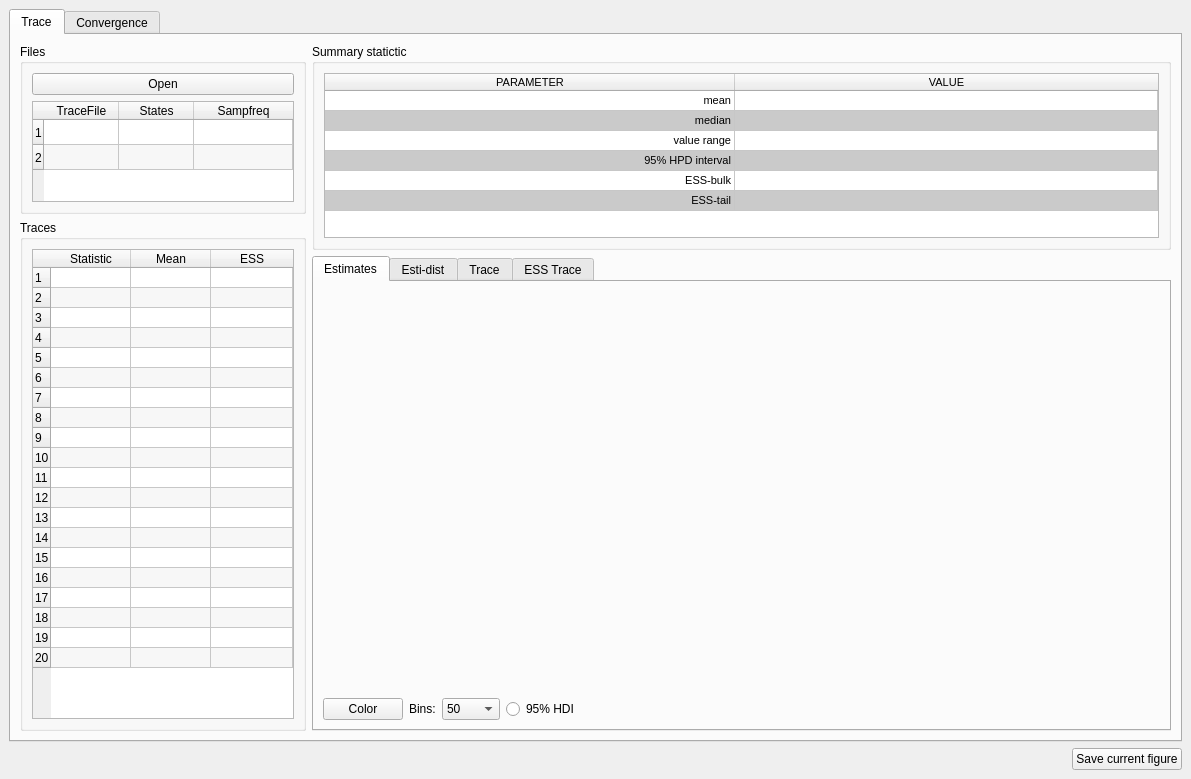
<?xml version="1.0" encoding="UTF-8"?>
<ui version="4.0">
 <class>MCMCTracer</class>
 <widget class="QMainWindow" name="MCMCTracer">
  <property name="geometry">
   <rect>
    <x>0</x>
    <y>0</y>
    <width>1191</width>
    <height>779</height>
   </rect>
  </property>
  <property name="minimumSize">
   <size>
    <width>1187</width>
    <height>762</height>
   </size>
  </property>
  <property name="windowTitle">
   <string>MCMCTracer</string>
  </property>
  <widget class="QWidget" name="centralwidget">
   <layout class="QVBoxLayout" name="verticalLayout_4">
    <item>
     <widget class="QTabWidget" name="tabWidget1">
      <property name="currentIndex">
       <number>0</number>
      </property>
      <widget class="QWidget" name="tab">
       <attribute name="title">
        <string>Trace</string>
       </attribute>
       <layout class="QVBoxLayout" name="verticalLayout_10">
        <item>
         <layout class="QHBoxLayout" name="horizontalLayout_7" stretch="1,3">
          <item>
           <layout class="QVBoxLayout" name="verticalLayout" stretch="4,12">
            <item>
             <widget class="QGroupBox" name="groupBox">
              <property name="title">
               <string>Files</string>
              </property>
              <layout class="QVBoxLayout" name="verticalLayout_15">
               <item>
                <layout class="QGridLayout" name="gridLayout">
                 <item row="2" column="0" colspan="2">
                  <widget class="QTableWidget" name="tableWidget1">
                   <property name="acceptDrops">
                    <bool>true</bool>
                   </property>
                   <property name="sizeAdjustPolicy">
                    <enum>QAbstractScrollArea::AdjustToContents</enum>
                   </property>
                   <property name="dragEnabled">
                    <bool>true</bool>
                   </property>
                   <property name="dragDropMode">
                    <enum>QAbstractItemView::DragDrop</enum>
                   </property>
                   <property name="defaultDropAction">
                    <enum>Qt::IgnoreAction</enum>
                   </property>
                   <property name="alternatingRowColors">
                    <bool>true</bool>
                   </property>
                   <property name="selectionBehavior">
                    <enum>QAbstractItemView::SelectRows</enum>
                   </property>
                   <attribute name="horizontalHeaderMinimumSectionSize">
                    <number>15</number>
                   </attribute>
                   <attribute name="horizontalHeaderDefaultSectionSize">
                    <number>75</number>
                   </attribute>
                   <attribute name="horizontalHeaderShowSortIndicator" stdset="0">
                    <bool>false</bool>
                   </attribute>
                   <attribute name="horizontalHeaderStretchLastSection">
                    <bool>true</bool>
                   </attribute>
                   <attribute name="verticalHeaderMinimumSectionSize">
                    <number>15</number>
                   </attribute>
                   <attribute name="verticalHeaderDefaultSectionSize">
                    <number>25</number>
                   </attribute>
                   <attribute name="verticalHeaderStretchLastSection">
                    <bool>false</bool>
                   </attribute>
                   <row>
                    <property name="text">
                     <string>1</string>
                    </property>
                   </row>
                   <row>
                    <property name="text">
                     <string>2</string>
                    </property>
                   </row>
                   <column>
                    <property name="text">
                     <string>TraceFile</string>
                    </property>
                   </column>
                   <column>
                    <property name="text">
                     <string>States</string>
                    </property>
                   </column>
                   <column>
                    <property name="text">
                     <string>Sampfreq</string>
                    </property>
                   </column>
                  </widget>
                 </item>
                 <item row="0" column="0" colspan="2">
                  <widget class="QPushButton" name="pushButton_2">
                   <property name="acceptDrops">
                    <bool>true</bool>
                   </property>
                   <property name="text">
                    <string>Open</string>
                   </property>
                   <property name="icon">
                    <iconset resource="../myRes.qrc">
                     <normaloff>:/picture/resourses/Open_folder_add_512px_1186192_easyicon.net.png</normaloff>:/picture/resourses/Open_folder_add_512px_1186192_easyicon.net.png</iconset>
                   </property>
                  </widget>
                 </item>
                </layout>
               </item>
              </layout>
             </widget>
            </item>
            <item>
             <widget class="QGroupBox" name="groupBox_2">
              <property name="title">
               <string>Traces</string>
              </property>
              <layout class="QHBoxLayout" name="horizontalLayout">
               <item>
                <widget class="QTableWidget" name="tableWidget2">
                 <property name="acceptDrops">
                  <bool>true</bool>
                 </property>
                 <property name="sizeAdjustPolicy">
                  <enum>QAbstractScrollArea::AdjustToContents</enum>
                 </property>
                 <property name="dragEnabled">
                  <bool>true</bool>
                 </property>
                 <property name="dragDropMode">
                  <enum>QAbstractItemView::DragDrop</enum>
                 </property>
                 <property name="alternatingRowColors">
                  <bool>true</bool>
                 </property>
                 <property name="selectionMode">
                  <enum>QAbstractItemView::SingleSelection</enum>
                 </property>
                 <property name="selectionBehavior">
                  <enum>QAbstractItemView::SelectRows</enum>
                 </property>
                 <attribute name="horizontalHeaderMinimumSectionSize">
                  <number>15</number>
                 </attribute>
                 <attribute name="horizontalHeaderDefaultSectionSize">
                  <number>80</number>
                 </attribute>
                 <attribute name="horizontalHeaderStretchLastSection">
                  <bool>true</bool>
                 </attribute>
                 <attribute name="verticalHeaderMinimumSectionSize">
                  <number>15</number>
                 </attribute>
                 <attribute name="verticalHeaderDefaultSectionSize">
                  <number>20</number>
                 </attribute>
                 <row>
                  <property name="text">
                   <string>1</string>
                  </property>
                 </row>
                 <row>
                  <property name="text">
                   <string>2</string>
                  </property>
                 </row>
                 <row>
                  <property name="text">
                   <string>3</string>
                  </property>
                 </row>
                 <row>
                  <property name="text">
                   <string>4</string>
                  </property>
                 </row>
                 <row>
                  <property name="text">
                   <string>5</string>
                  </property>
                 </row>
                 <row>
                  <property name="text">
                   <string>6</string>
                  </property>
                 </row>
                 <row>
                  <property name="text">
                   <string>7</string>
                  </property>
                 </row>
                 <row>
                  <property name="text">
                   <string>8</string>
                  </property>
                 </row>
                 <row>
                  <property name="text">
                   <string>9</string>
                  </property>
                 </row>
                 <row>
                  <property name="text">
                   <string>10</string>
                  </property>
                 </row>
                 <row>
                  <property name="text">
                   <string>11</string>
                  </property>
                 </row>
                 <row>
                  <property name="text">
                   <string>12</string>
                  </property>
                 </row>
                 <row>
                  <property name="text">
                   <string>13</string>
                  </property>
                 </row>
                 <row>
                  <property name="text">
                   <string>14</string>
                  </property>
                 </row>
                 <row>
                  <property name="text">
                   <string>15</string>
                  </property>
                 </row>
                 <row>
                  <property name="text">
                   <string>16</string>
                  </property>
                 </row>
                 <row>
                  <property name="text">
                   <string>17</string>
                  </property>
                 </row>
                 <row>
                  <property name="text">
                   <string>18</string>
                  </property>
                 </row>
                 <row>
                  <property name="text">
                   <string>19</string>
                  </property>
                 </row>
                 <row>
                  <property name="text">
                   <string>20</string>
                  </property>
                 </row>
                 <column>
                  <property name="text">
                   <string>Statistic</string>
                  </property>
                 </column>
                 <column>
                  <property name="text">
                   <string>Mean</string>
                  </property>
                 </column>
                 <column>
                  <property name="text">
                   <string>ESS</string>
                  </property>
                 </column>
                </widget>
               </item>
              </layout>
             </widget>
            </item>
           </layout>
          </item>
          <item>
           <layout class="QVBoxLayout" name="verticalLayout_7" stretch="10,23">
            <item>
             <widget class="QGroupBox" name="groupBox_3">
              <property name="title">
               <string>Summary statictic</string>
              </property>
              <layout class="QHBoxLayout" name="horizontalLayout_2">
               <item>
                <widget class="QTableWidget" name="tableWidget3">
                 <property name="font">
                  <font>
                   <pointsize>8</pointsize>
                  </font>
                 </property>
                 <property name="acceptDrops">
                  <bool>true</bool>
                 </property>
                 <property name="layoutDirection">
                  <enum>Qt::LeftToRight</enum>
                 </property>
                 <property name="sizeAdjustPolicy">
                  <enum>QAbstractScrollArea::AdjustToContents</enum>
                 </property>
                 <property name="dragDropMode">
                  <enum>QAbstractItemView::DragDrop</enum>
                 </property>
                 <property name="alternatingRowColors">
                  <bool>true</bool>
                 </property>
                 <property name="selectionBehavior">
                  <enum>QAbstractItemView::SelectRows</enum>
                 </property>
                 <property name="rowCount">
                  <number>6</number>
                 </property>
                 <attribute name="horizontalHeaderCascadingSectionResizes">
                  <bool>true</bool>
                 </attribute>
                 <attribute name="horizontalHeaderMinimumSectionSize">
                  <number>100</number>
                 </attribute>
                 <attribute name="horizontalHeaderDefaultSectionSize">
                  <number>410</number>
                 </attribute>
                 <attribute name="horizontalHeaderShowSortIndicator" stdset="0">
                  <bool>false</bool>
                 </attribute>
                 <attribute name="horizontalHeaderStretchLastSection">
                  <bool>true</bool>
                 </attribute>
                 <attribute name="verticalHeaderVisible">
                  <bool>false</bool>
                 </attribute>
                 <attribute name="verticalHeaderMinimumSectionSize">
                  <number>20</number>
                 </attribute>
                 <attribute name="verticalHeaderDefaultSectionSize">
                  <number>20</number>
                 </attribute>
                 <row>
                  <property name="text">
                   <string/>
                  </property>
                 </row>
                 <row>
                  <property name="text">
                   <string/>
                  </property>
                 </row>
                 <row>
                  <property name="text">
                   <string/>
                  </property>
                 </row>
                 <row>
                  <property name="text">
                   <string/>
                  </property>
                 </row>
                 <row>
                  <property name="text">
                   <string/>
                  </property>
                 </row>
                 <row>
                  <property name="text">
                   <string/>
                  </property>
                 </row>
                 <column>
                  <property name="text">
                   <string>PARAMETER</string>
                  </property>
                 </column>
                 <column>
                  <property name="text">
                   <string>VALUE</string>
                  </property>
                 </column>
                 <item row="0" column="0">
                  <property name="text">
                   <string>mean</string>
                  </property>
                  <property name="textAlignment">
                   <set>AlignTrailing|AlignVCenter</set>
                  </property>
                 </item>
                 <item row="0" column="1">
                  <property name="text">
                   <string/>
                  </property>
                 </item>
                 <item row="1" column="0">
                  <property name="text">
                   <string>median</string>
                  </property>
                  <property name="textAlignment">
                   <set>AlignTrailing|AlignVCenter</set>
                  </property>
                  <property name="background">
                   <brush brushstyle="SolidPattern">
                    <color alpha="255">
                     <red>202</red>
                     <green>202</green>
                     <blue>202</blue>
                    </color>
                   </brush>
                  </property>
                 </item>
                 <item row="1" column="1">
                  <property name="text">
                   <string/>
                  </property>
                  <property name="background">
                   <brush brushstyle="SolidPattern">
                    <color alpha="255">
                     <red>202</red>
                     <green>202</green>
                     <blue>202</blue>
                    </color>
                   </brush>
                  </property>
                 </item>
                 <item row="2" column="0">
                  <property name="text">
                   <string>value range</string>
                  </property>
                  <property name="textAlignment">
                   <set>AlignTrailing|AlignVCenter</set>
                  </property>
                 </item>
                 <item row="2" column="1">
                  <property name="text">
                   <string/>
                  </property>
                 </item>
                 <item row="3" column="0">
                  <property name="text">
                   <string>95% HPD interval</string>
                  </property>
                  <property name="textAlignment">
                   <set>AlignTrailing|AlignVCenter</set>
                  </property>
                  <property name="background">
                   <brush brushstyle="SolidPattern">
                    <color alpha="255">
                     <red>202</red>
                     <green>202</green>
                     <blue>202</blue>
                    </color>
                   </brush>
                  </property>
                 </item>
                 <item row="3" column="1">
                  <property name="text">
                   <string/>
                  </property>
                  <property name="background">
                   <brush brushstyle="SolidPattern">
                    <color alpha="255">
                     <red>202</red>
                     <green>202</green>
                     <blue>202</blue>
                    </color>
                   </brush>
                  </property>
                 </item>
                 <item row="4" column="0">
                  <property name="text">
                   <string>ESS-bulk</string>
                  </property>
                  <property name="textAlignment">
                   <set>AlignTrailing|AlignVCenter</set>
                  </property>
                 </item>
                 <item row="4" column="1">
                  <property name="text">
                   <string/>
                  </property>
                 </item>
                 <item row="5" column="0">
                  <property name="text">
                   <string>ESS-tail</string>
                  </property>
                  <property name="textAlignment">
                   <set>AlignTrailing|AlignVCenter</set>
                  </property>
                  <property name="background">
                   <brush brushstyle="SolidPattern">
                    <color alpha="255">
                     <red>202</red>
                     <green>202</green>
                     <blue>202</blue>
                    </color>
                   </brush>
                  </property>
                 </item>
                 <item row="5" column="1">
                  <property name="text">
                   <string/>
                  </property>
                  <property name="background">
                   <brush brushstyle="SolidPattern">
                    <color alpha="255">
                     <red>202</red>
                     <green>202</green>
                     <blue>202</blue>
                    </color>
                   </brush>
                  </property>
                 </item>
                </widget>
               </item>
              </layout>
             </widget>
            </item>
            <item>
             <widget class="QTabWidget" name="widget5">
              <property name="currentIndex">
               <number>0</number>
              </property>
              <widget class="QWidget" name="tab_3">
               <attribute name="title">
                <string>Estimates</string>
               </attribute>
               <layout class="QHBoxLayout" name="horizontalLayout_6">
                <item>
                 <layout class="QVBoxLayout" name="verticalLayout_3" stretch="20,1">
                  <item>
                   <widget class="QWidget" name="widget1" native="true"/>
                  </item>
                  <item>
                   <layout class="QHBoxLayout" name="horizontalLayout_5">
                    <item>
                     <widget class="QPushButton" name="pushButton_color_1">
                      <property name="text">
                       <string>Color</string>
                      </property>
                     </widget>
                    </item>
                    <item>
                     <widget class="QLabel" name="label">
                      <property name="text">
                       <string>Bins:</string>
                      </property>
                     </widget>
                    </item>
                    <item>
                     <widget class="QComboBox" name="comboBox_bin">
                      <property name="currentText">
                       <string>50</string>
                      </property>
                      <item>
                       <property name="text">
                        <string>50</string>
                       </property>
                      </item>
                      <item>
                       <property name="text">
                        <string>10</string>
                       </property>
                      </item>
                      <item>
                       <property name="text">
                        <string>20</string>
                       </property>
                      </item>
                      <item>
                       <property name="text">
                        <string>100</string>
                       </property>
                      </item>
                      <item>
                       <property name="text">
                        <string>200</string>
                       </property>
                      </item>
                      <item>
                       <property name="text">
                        <string>1000</string>
                       </property>
                      </item>
                     </widget>
                    </item>
                    <item>
                     <widget class="QRadioButton" name="radioButton">
                      <property name="text">
                       <string>95% HDI</string>
                      </property>
                     </widget>
                    </item>
                    <item>
                     <spacer name="horizontalSpacer">
                      <property name="orientation">
                       <enum>Qt::Horizontal</enum>
                      </property>
                      <property name="sizeHint" stdset="0">
                       <size>
                        <width>40</width>
                        <height>20</height>
                       </size>
                      </property>
                     </spacer>
                    </item>
                   </layout>
                  </item>
                 </layout>
                </item>
               </layout>
              </widget>
              <widget class="QWidget" name="tab_6">
               <attribute name="title">
                <string>Esti-dist</string>
               </attribute>
               <layout class="QVBoxLayout" name="verticalLayout_13">
                <item>
                 <layout class="QVBoxLayout" name="verticalLayout_11" stretch="20,1">
                  <item>
                   <widget class="QWidget" name="widget4" native="true"/>
                  </item>
                  <item>
                   <layout class="QHBoxLayout" name="horizontalLayout_8">
                    <item>
                     <widget class="QPushButton" name="pushButton_color_3">
                      <property name="text">
                       <string>Color</string>
                      </property>
                     </widget>
                    </item>
                    <item>
                     <spacer name="horizontalSpacer_3">
                      <property name="orientation">
                       <enum>Qt::Horizontal</enum>
                      </property>
                      <property name="sizeHint" stdset="0">
                       <size>
                        <width>40</width>
                        <height>20</height>
                       </size>
                      </property>
                     </spacer>
                    </item>
                   </layout>
                  </item>
                 </layout>
                </item>
               </layout>
              </widget>
              <widget class="QWidget" name="tab_4">
               <attribute name="title">
                <string>Trace</string>
               </attribute>
               <layout class="QVBoxLayout" name="verticalLayout_6">
                <item>
                 <layout class="QVBoxLayout" name="verticalLayout_5" stretch="20,1">
                  <item>
                   <widget class="QWidget" name="widget2" native="true"/>
                  </item>
                  <item>
                   <layout class="QHBoxLayout" name="horizontalLayout_3">
                    <item>
                     <widget class="QCheckBox" name="checkBox">
                      <property name="text">
                       <string>Line Plot</string>
                      </property>
                      <property name="checked">
                       <bool>true</bool>
                      </property>
                     </widget>
                    </item>
                    <item>
                     <widget class="QPushButton" name="pushButton_color_2">
                      <property name="text">
                       <string>Color</string>
                      </property>
                     </widget>
                    </item>
                    <item>
                     <spacer name="horizontalSpacer_2">
                      <property name="orientation">
                       <enum>Qt::Horizontal</enum>
                      </property>
                      <property name="sizeHint" stdset="0">
                       <size>
                        <width>40</width>
                        <height>20</height>
                       </size>
                      </property>
                     </spacer>
                    </item>
                   </layout>
                  </item>
                 </layout>
                </item>
               </layout>
              </widget>
              <widget class="QWidget" name="tab_5">
               <attribute name="title">
                <string>ESS Trace</string>
               </attribute>
               <layout class="QVBoxLayout" name="verticalLayout_14">
                <item>
                 <layout class="QVBoxLayout" name="verticalLayout_12" stretch="20,1">
                  <item>
                   <widget class="QWidget" name="widget6" native="true"/>
                  </item>
                  <item>
                   <layout class="QHBoxLayout" name="horizontalLayout_11">
                    <item>
                     <spacer name="horizontalSpacer_4">
                      <property name="orientation">
                       <enum>Qt::Horizontal</enum>
                      </property>
                      <property name="sizeHint" stdset="0">
                       <size>
                        <width>40</width>
                        <height>20</height>
                       </size>
                      </property>
                     </spacer>
                    </item>
                   </layout>
                  </item>
                 </layout>
                </item>
               </layout>
              </widget>
             </widget>
            </item>
           </layout>
          </item>
         </layout>
        </item>
       </layout>
      </widget>
      <widget class="QWidget" name="tab_2">
       <attribute name="title">
        <string>Convergence</string>
       </attribute>
       <layout class="QVBoxLayout" name="verticalLayout_9">
        <item>
         <widget class="QSplitter" name="splitter_2">
          <property name="orientation">
           <enum>Qt::Vertical</enum>
          </property>
          <widget class="QGroupBox" name="groupBox_4">
           <property name="title">
            <string>Files</string>
           </property>
           <layout class="QVBoxLayout" name="verticalLayout_8">
            <item>
             <layout class="QGridLayout" name="gridLayout_2">
              <item row="1" column="1">
               <spacer name="verticalSpacer">
                <property name="orientation">
                 <enum>Qt::Vertical</enum>
                </property>
                <property name="sizeHint" stdset="0">
                 <size>
                  <width>20</width>
                  <height>40</height>
                 </size>
                </property>
               </spacer>
              </item>
              <item row="0" column="1">
               <widget class="QPushButton" name="pushButton">
                <property name="text">
                 <string/>
                </property>
                <property name="icon">
                 <iconset resource="../myRes.qrc">
                  <normaloff>:/picture/resourses/Open_folder_add_512px_1186192_easyicon.net.png</normaloff>:/picture/resourses/Open_folder_add_512px_1186192_easyicon.net.png</iconset>
                </property>
                <property name="iconSize">
                 <size>
                  <width>35</width>
                  <height>35</height>
                 </size>
                </property>
               </widget>
              </item>
              <item row="0" column="0" rowspan="2">
               <widget class="QTableWidget" name="tableWidget4">
                <property name="acceptDrops">
                 <bool>true</bool>
                </property>
                <property name="sizeAdjustPolicy">
                 <enum>QAbstractScrollArea::AdjustToContents</enum>
                </property>
                <property name="alternatingRowColors">
                 <bool>true</bool>
                </property>
                <property name="selectionBehavior">
                 <enum>QAbstractItemView::SelectRows</enum>
                </property>
                <attribute name="horizontalHeaderMinimumSectionSize">
                 <number>150</number>
                </attribute>
                <attribute name="horizontalHeaderDefaultSectionSize">
                 <number>150</number>
                </attribute>
                <attribute name="horizontalHeaderShowSortIndicator" stdset="0">
                 <bool>false</bool>
                </attribute>
                <attribute name="horizontalHeaderStretchLastSection">
                 <bool>true</bool>
                </attribute>
                <attribute name="verticalHeaderMinimumSectionSize">
                 <number>15</number>
                </attribute>
                <attribute name="verticalHeaderDefaultSectionSize">
                 <number>25</number>
                </attribute>
                <attribute name="verticalHeaderStretchLastSection">
                 <bool>false</bool>
                </attribute>
                <row>
                 <property name="text">
                  <string>1</string>
                 </property>
                </row>
                <row>
                 <property name="text">
                  <string>2</string>
                 </property>
                </row>
                <column>
                 <property name="text">
                  <string>Files</string>
                 </property>
                </column>
                <column>
                 <property name="text">
                  <string>Seed</string>
                 </property>
                </column>
                <column>
                 <property name="text">
                  <string>Posterior mean times</string>
                 </property>
                </column>
               </widget>
              </item>
             </layout>
            </item>
            <item>
             <widget class="QLabel" name="label_23">
              <property name="text">
               <string>&lt;html&gt;&lt;head/&gt;&lt;body&gt;&lt;p&gt;Compare the output of the two analyses. They should be similar &lt;span style=&quot; font-weight:600; color:#ff0000;&quot;&gt;(but not identical)&lt;/span&gt;.&lt;/p&gt;&lt;/body&gt;&lt;/html&gt;</string>
              </property>
              <property name="openExternalLinks">
               <bool>true</bool>
              </property>
             </widget>
            </item>
           </layout>
          </widget>
          <widget class="QSplitter" name="splitter">
           <property name="orientation">
            <enum>Qt::Horizontal</enum>
           </property>
           <widget class="QGroupBox" name="groupBox_6">
            <property name="title">
             <string>Select Combination</string>
            </property>
            <property name="alignment">
             <set>Qt::AlignCenter</set>
            </property>
            <layout class="QVBoxLayout" name="verticalLayout_2">
             <item>
              <widget class="QTableWidget" name="tableWidget">
               <attribute name="horizontalHeaderCascadingSectionResizes">
                <bool>false</bool>
               </attribute>
               <row>
                <property name="text">
                 <string/>
                </property>
               </row>
               <row>
                <property name="text">
                 <string/>
                </property>
               </row>
               <row>
                <property name="text">
                 <string/>
                </property>
               </row>
               <row>
                <property name="text">
                 <string/>
                </property>
               </row>
               <row>
                <property name="text">
                 <string/>
                </property>
               </row>
               <row>
                <property name="text">
                 <string/>
                </property>
               </row>
               <row>
                <property name="text">
                 <string/>
                </property>
               </row>
               <row>
                <property name="text">
                 <string/>
                </property>
               </row>
               <row>
                <property name="text">
                 <string/>
                </property>
               </row>
               <row>
                <property name="text">
                 <string/>
                </property>
               </row>
               <row>
                <property name="text">
                 <string/>
                </property>
               </row>
               <row>
                <property name="text">
                 <string/>
                </property>
               </row>
               <row>
                <property name="text">
                 <string/>
                </property>
               </row>
               <row>
                <property name="text">
                 <string/>
                </property>
               </row>
               <row>
                <property name="text">
                 <string/>
                </property>
               </row>
               <row>
                <property name="text">
                 <string/>
                </property>
               </row>
               <column>
                <property name="text">
                 <string>run* &amp; run*</string>
                </property>
               </column>
              </widget>
             </item>
            </layout>
           </widget>
           <widget class="QGroupBox" name="groupBox_5">
            <property name="title">
             <string>Convergence Check</string>
            </property>
            <layout class="QGridLayout" name="gridLayout_5">
             <item row="0" column="2">
              <widget class="QWidget" name="widget3" native="true"/>
             </item>
            </layout>
           </widget>
          </widget>
         </widget>
        </item>
       </layout>
      </widget>
     </widget>
    </item>
    <item>
     <layout class="QHBoxLayout" name="horizontalLayout_4">
      <item>
       <spacer name="horizontalSpacer_5">
        <property name="orientation">
         <enum>Qt::Horizontal</enum>
        </property>
        <property name="sizeHint" stdset="0">
         <size>
          <width>40</width>
          <height>20</height>
         </size>
        </property>
       </spacer>
      </item>
      <item>
       <widget class="QPushButton" name="pushButton_5">
        <property name="toolTip">
         <string>&lt;html&gt;&lt;head/&gt;&lt;body&gt;&lt;p&gt;&lt;span style=&quot; font-weight:600;&quot;&gt;Save the figure&lt;/span&gt;&lt;/p&gt;&lt;/body&gt;&lt;/html&gt;</string>
        </property>
        <property name="text">
         <string>Save current figure</string>
        </property>
        <property name="icon">
         <iconset resource="../myRes.qrc">
          <normaloff>:/picture/resourses/Save-icon.png</normaloff>:/picture/resourses/Save-icon.png</iconset>
        </property>
       </widget>
      </item>
     </layout>
    </item>
   </layout>
  </widget>
 </widget>
 <resources>
  <include location="../myRes.qrc"/>
 </resources>
 <connections/>
</ui>
